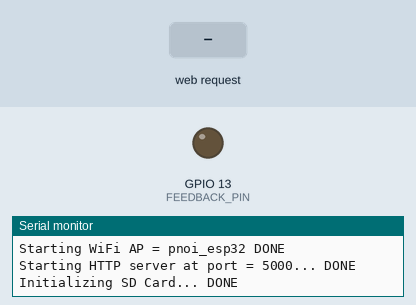
Bench run of a sketch on a simulated ESP32. Parts: output pins drawn as LEDs (lit = HIGH), the last lines printed to the serial monitor. Inputs (shaded band) come from the test bench. I2S audio is not simulated (input reads silence); storage starts empty.

Above: at 1.2 s.
1.3 s: HTTP request GET /start received
At 1.43 s:
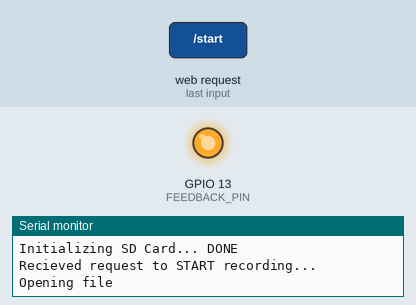
4.5 s: HTTP request GET /stop received
At 5.7 s:
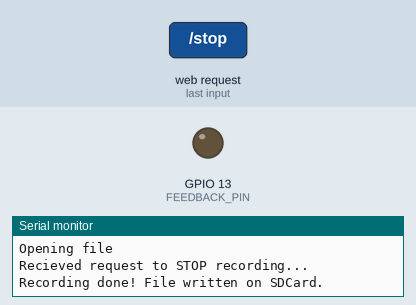
Timing chart, 0 to 7.5 s (numbered marks = the images above; inputs shaded):
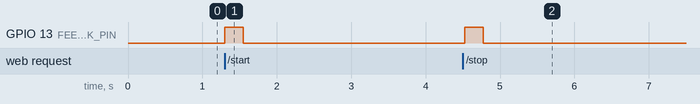

Measured:
- after the input at 1.3 s, GPIO 13 (FEEDBACK_PIN): LOW → HIGH at once, → LOW 0.25 s later
- after the input at 4.5 s, GPIO 13 (FEEDBACK_PIN): LOW → HIGH at once, → LOW 0.25 s later

The sketch:

pnoi_wifi_esp32.ino
```cpp
#include "FS.h"
#include "SD.h"
#include "SPI.h"
#include "WiFi.h"
#include <WiFiClient.h>
#include <WiFiAP.h>
#include <WebServer.h>
#include <ESPmDNS.h>
#include <driver/i2s.h>

#define BUFFER_SIZE (32*1024)
#define SAMPLE_RATE 16000
#define BITS_PER_SAMPLE 32
#define NUM_CHANNELS 2
#define BYTE_RATE (SAMPLE_RATE * (BITS_PER_SAMPLE / 8)) * NUM_CHANNELS
const i2s_port_t I2S_PORT = I2S_NUM_0;
const int WAVE_HEADER_SIZE = 44;

bool keepRecording = false;

#define SERVER_PORT 5000
const char* ssid = "pnoi_esp32";
const char* password = "pnoiphone";

#define FEEDBACK_PIN 13

WebServer server(SERVER_PORT);

void vibrate_and_blink()
{
  digitalWrite(FEEDBACK_PIN, HIGH);
  vTaskDelay(250 / portTICK_PERIOD_MS);
  digitalWrite(FEEDBACK_PIN, LOW);
  vTaskDelay(500 / portTICK_PERIOD_MS);
}

void buzz_once(void*)
{
  vibrate_and_blink();
  vTaskDelete(NULL);
}

void error_loop_forever()
{
  while (1) vibrate_and_blink();
}

void generate_wav_header(char* wav_header, uint32_t wav_size, uint32_t sample_rate){
    // See this for reference: http://soundfile.sapp.org/doc/WaveFormat/
    uint32_t file_size = wav_size + WAVE_HEADER_SIZE - 8;
    uint32_t byte_rate = BYTE_RATE;

    const char set_wav_header[] = {
        'R','I','F','F', // ChunkID
        file_size, file_size >> 8, file_size >> 16, file_size >> 24, // ChunkSize
        'W','A','V','E', // Format
        'f','m','t',' ', // Subchunk1ID
        0x10, 0x00, 0x00, 0x00, // Subchunk1Size (16 for PCM)
        0x01, 0x00, // AudioFormat (1 for PCM)
        0x02, 0x00, // NumChannels (2 channel)
        sample_rate, sample_rate >> 8, sample_rate >> 16, sample_rate >> 24, // SampleRate
        byte_rate, byte_rate >> 8, byte_rate >> 16, byte_rate >> 24, // ByteRate
        0x02, 0x00, // BlockAlign
        0x20, 0x00, // BitsPerSample (16 bits)
        'd','a','t','a', // Subchunk2ID
        wav_size, wav_size >> 8, wav_size >> 16, wav_size >> 24, // Subchunk2Size
    };

    memcpy(wav_header, set_wav_header, sizeof(set_wav_header));
}

void record(void*)
{
   // Use POSIX and C standard library functions to work with files.
    int flash_wr_size = 0;
    Serial.println("Opening file");

    char wav_header_fmt[WAVE_HEADER_SIZE];

    // Write out empty header
    memset(wav_header_fmt, 0, WAVE_HEADER_SIZE);

    // First check if file exists before creating a new file.
    if (SD.exists("/record.wav")) {
        // Delete it if it exists
        SD.remove("/record.wav");
    }

    // Create new WAV file
    File f = SD.open("/record.wav", FILE_WRITE);
    if (!f) {
        Serial.println("Failed to open file for writing");
        return;
    }

    // Write the header to the WAV file
    f.write((const uint8_t *)wav_header_fmt, WAVE_HEADER_SIZE);

    static char i2s_readraw_buff[BUFFER_SIZE];
    size_t bytes_read;
    // Start recording
    keepRecording = true;
    while (keepRecording) {
        // Read the RAW samples from the microphone
        i2s_read(I2S_PORT, (char *)i2s_readraw_buff, BUFFER_SIZE, &bytes_read, portMAX_DELAY);
        // Write the samples to the WAV file
        f.write((const uint8_t *)i2s_readraw_buff, bytes_read);
        flash_wr_size += bytes_read;
    }

    // Write out the header at the beginning
    generate_wav_header(wav_header_fmt, flash_wr_size, SAMPLE_RATE);
    f.seek(0);
    f.write((const unsigned char*)wav_header_fmt, WAVE_HEADER_SIZE);

    Serial.print("Recording done!");
    f.close();
    Serial.println(" File written on SDCard.");

    vTaskDelete(NULL);
}

void start_recording() {
  Serial.println("Recieved request to START recording...");
  server.send(200, "text/plain", "OK");

  // Provide haptic feedback
  xTaskCreate(buzz_once, "buzz_once", 1000, NULL, 1, NULL);

  xTaskCreate(record, "start_recording", BUFFER_SIZE + 1000, NULL, 1, NULL);
}

void stop_recording() {
  Serial.println("Recieved request to STOP recording...");
  server.send(200, "text/plain", "OK");

  // Provide haptic feedback
  xTaskCreate(buzz_once, "buzz_once", 1000, NULL, 1, NULL);

  keepRecording = false;
}


bool transfer_recording() {
    // Provide haptic feedback
    xTaskCreate(buzz_once, "buzz_once", 1000, NULL, 1, NULL);

    String dataType = "audio/x-wav";

    File dataFile = SD.open("/record.wav");

    if (!dataFile) return false;

    //if (server.hasArg("download")) dataType = "application/octet-stream";

    Serial.print("Sending " + dataType + " to client...");
    if (server.streamFile(dataFile, dataType) != dataFile.size()) {
      Serial.println("Sent less data than expected!");
    }

    dataFile.close();
    Serial.println(" DONE");

    return true;
}

void handleNotFound() {
  String message = "\n\n";
  message += "URI: ";
  message += server.uri();
  message += "\nMethod: ";
  message += (server.method() == HTTP_GET) ? "GET" : "POST";
  message += "\nArguments: ";
  message += server.args();
  message += "\n";
  for (uint8_t i = 0; i < server.args(); i++) {
    message += " NAME:" + server.argName(i) + "\n VALUE:" + server.arg(i) + "\n";
  }
  server.send(404, "text/plain", message);
  Serial.print(message);
}

void handle_root() {
    Serial.println("[INFO] New client connected");
    server.send(200, "text/plain", "READYOK");
}

void setup(void) {
  pinMode(FEEDBACK_PIN, OUTPUT);
  digitalWrite(FEEDBACK_PIN, LOW);

  Serial.begin(115200);
  Serial.setDebugOutput(true);
  Serial.print("\n");
  Serial.print("Configuring I2S...");
  esp_err_t err;

  // The I2S config as per the example
  const i2s_config_t i2s_config = {
      .mode = i2s_mode_t(I2S_MODE_MASTER | I2S_MODE_RX), // Receive, not transfer
      .sample_rate = SAMPLE_RATE,                         // 16KHz
      .bits_per_sample = I2S_BITS_PER_SAMPLE_32BIT, // could only get it to work with 32bits
      .channel_format = I2S_CHANNEL_FMT_RIGHT_LEFT, // although the SEL config should be left, it seems to transmit on right
      .communication_format = i2s_comm_format_t(I2S_COMM_FORMAT_I2S | I2S_COMM_FORMAT_I2S_MSB),
      .intr_alloc_flags = ESP_INTR_FLAG_LEVEL1,     // Interrupt level 1
      .dma_buf_count = 4,                           // number of buffers
      .dma_buf_len = 8                              // 8 samples per buffer (minimum)
  };

  // The pin config as per the setup
  const i2s_pin_config_t pin_config = {
      .bck_io_num = 14,   // BCKL
      .ws_io_num = 15,    // LRCL
      .data_out_num = -1, // not used (only for speakers)
      .data_in_num = 32   // DOUT
  };

  // Configuring the I2S driver and pins.
  // This function must be called before any I2S driver read/write operations.
  err = i2s_driver_install(I2S_PORT, &i2s_config, 0, NULL);
  if (err != ESP_OK) {
    Serial.printf(" FAILED installing driver: %d\n", err);
    error_loop_forever();
  }
  err = i2s_set_pin(I2S_PORT, &pin_config);
  if (err != ESP_OK) {
    Serial.printf(" FAILED setting pin: %d\n", err);
    error_loop_forever();
  }
  Serial.println(" DONE");

  Serial.printf("Starting WiFi AP = %s", ssid);
  WiFi.softAP(ssid, password);
  Serial.println(" DONE");

  server.on("/", HTTP_GET, handle_root);
  server.on("/start", HTTP_GET, start_recording);
  server.on("/stop", HTTP_GET, stop_recording);
  server.on("/transfer", HTTP_GET, transfer_recording);
  server.onNotFound(handleNotFound);

  Serial.printf("Starting HTTP server at port = %d...", SERVER_PORT);
  server.begin();
  Serial.println(" DONE");

  Serial.print("Initializing SD Card...");
  if (SD.begin()) {
    Serial.println(" DONE");
  } else {
    Serial.println(" FAILED");
    error_loop_forever();
  }
}

void loop() {
    server.handleClient();
    delay(2);//allow the cpu to switch to other tasks
}
```
